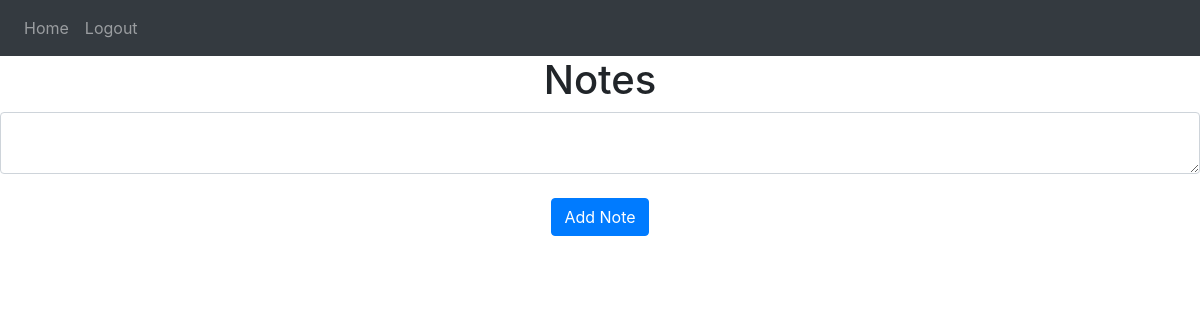
Before: / (signed in) with the older database file.
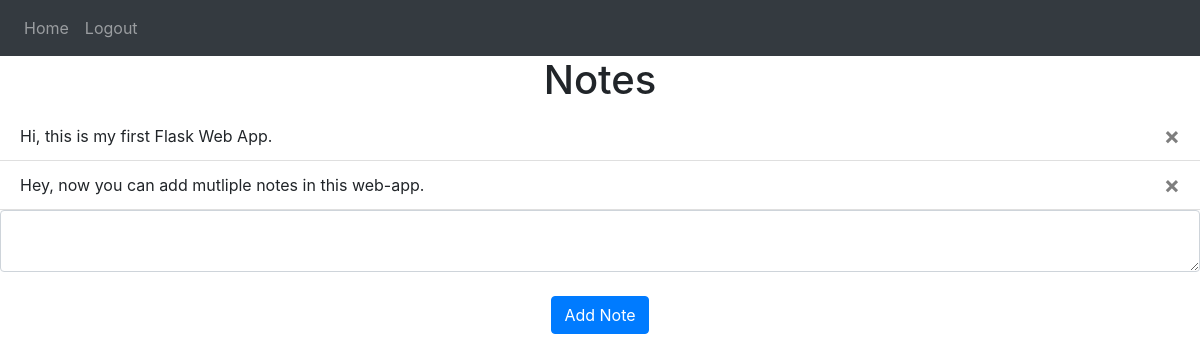
After: the same page with the newer database file.
### website/models.py (models this page shows)
class Note(db.Model):
    id = db.Column(db.Integer, primary_key = True)
    data = db.Column(db.String(10000))
    date = db.Column(db.DateTime(timezone=True),default=func.now())
    user_id = db.Column(db.Integer, db.ForeignKey('user.id'))
    '''A FOREIGN KEY is a field (or collection of fields) in one table,
       that refers to the PRIMARY KEY in another table. The table with the foreign key
       is called the child table, and the table with the primary key is called the
       referenced or parent table.'''

### website/views.py (the view, shortened to what this page needs)
@views.route('/',methods = ['GET','POST'])
@login_required # @login_required this decorator says a user must be logged into to view the homepage
def home():
    return render_template("home.html", user=current_user)

### website/__init__.py (called while the page is built)
def create_app():
    app = Flask(__name__)
    app.config['SECRET_KEY'] = 'ANY RANDOM STRING YOU WANT'
    app.config['SQLALCHEMY_DATABASE_URI'] = f'sqlite:///{DB_NAME}'
    db.init_app(app)
    from .views import views
    from .auth import auth
    app.register_blueprint(views, url_prefix = '/')
    app.register_blueprint(auth, url_prefix = '/')
    from .models import User,Note
    create_database(app)
    login_manager = LoginManager()
    login_manager.login_view= 'auth.login'
    login_manager.init_app(app)
    @login_manager.user_loader # the decorator is saying use this below function to load the user
    def load_user(id): # this function is saying flask how we load a user.
        return User.query.get(int(id))
    return app

### website/templates/home.html
{% extends "base.html" %} {% block title %} Home{% endblock %}{% block content %}
<h1 align="center">Notes</h1>
<ul class="list-group list-group-flush" id="notes">
    {% for note in user.notes %}
    <li class="list-group-item">
        {{ note.data }}
        <button type="button" class="close" onClick="deleteNote({{ note.id }})">
            <span aria-hidden="true">&times;</span>
          </button>
    </li>
    {% endfor %}
</ul>
<form method="POST">
    <textarea name="note" id="note" class="form-control"></textarea>
    <br />
    <div align="center">
      <button type="submit" class="btn btn-primary">Add Note</button>
    </div>
  </form>
{% endblock %}

### website/templates/base.html (shortened to what this page needs)
<!DOCTYPE html>
<html>
  <head>
    <link
      rel="stylesheet"
      href="https://stackpath.bootstrapcdn.com/bootstrap/4.4.1/css/bootstrap.min.css"
    />
    <link
      rel="stylesheet"
      href="https://stackpath.bootstrapcdn.com/font-awesome/4.7.0/css/font-awesome.min.css"
    />
  </head>
  <body>
    <nav class="navbar navbar-expand-lg navbar-dark bg-dark">
      <div class="collapse navbar-collapse" id="navbar">
        <div class="navbar-nav">
          {% if user.is_authenticated%}
          <a class="nav-item nav-link" id="home" href="/">Home</a>
          <a class="nav-item nav-link" id="logout" href="/logout">Logout</a>
          {% else %}
          <a class="nav-item nav-link" id="login" href="/login">Login</a>
          <a class="nav-item nav-link" id="signUp" href="/sign-up">Sign Up</a>
          {% endif %}
        </div>
      </div>
    </nav>
    {% block content %}
    {% endblock %}
</body>
</html>

Changed rows visible on the page:
added Note: data "Hi, this is my first Flask Web App."
added Note: data "Hey, now you can add mutliple notes in this web-app."
